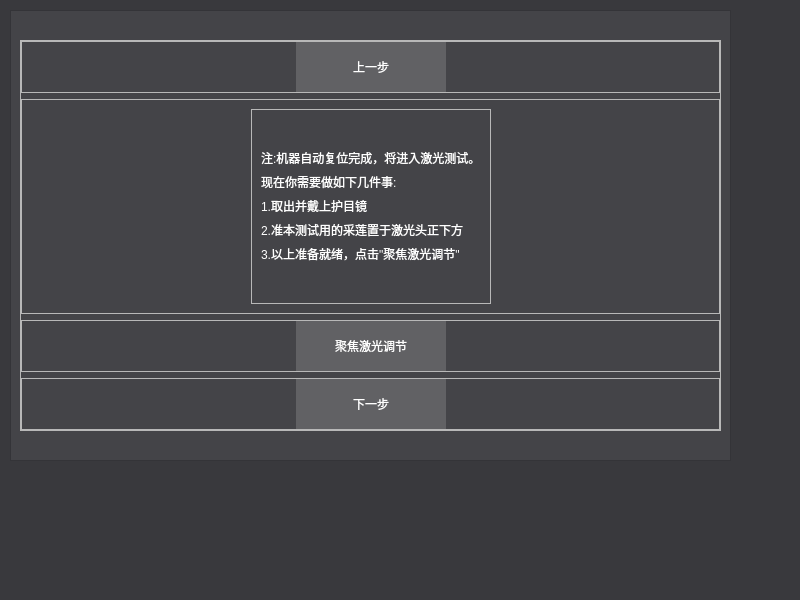
<?xml version="1.0" encoding="UTF-8"?>
<ui version="4.0">
 <class>AD_LaserForm</class>
 <widget class="QWidget" name="AD_LaserForm">
  <property name="geometry">
   <rect>
    <x>0</x>
    <y>0</y>
    <width>800</width>
    <height>600</height>
   </rect>
  </property>
  <property name="windowTitle">
   <string>Form</string>
  </property>
  <property name="styleSheet">
   <string notr="true">QWidget#AD_LaserForm{
	background-color: rgb(57, 57, 61);
}
QLabel{
	color: rgb(255, 255, 255);
	font: 9pt &quot;微软雅黑&quot;;
}</string>
  </property>
  <widget class="QFrame" name="frameLaser">
   <property name="geometry">
    <rect>
     <x>10</x>
     <y>10</y>
     <width>721</width>
     <height>451</height>
    </rect>
   </property>
   <property name="styleSheet">
    <string notr="true">QFrame#frameLaser{
	
	background-color: rgb(68, 68, 72);
}
QPushButton{
	border:none;
	color: rgb(255, 255, 255);
	font: 9pt &quot;微软雅黑&quot;;
	background-color: rgb(97, 97, 100);
}
QPushButton:hover{
	border:none;
	color: rgb(255, 255, 255);
	font: 9pt &quot;微软雅黑&quot;;
	background-color: rgb(107, 106, 101);
}
QPushButton:pressed{
	border:none;
	color: rgb(255, 255, 255);
	font: 9pt &quot;微软雅黑&quot;;
	background-color: rgb(59, 58, 63);
}
QTextBrowser{
	background-color: rgb(68, 68, 72);
	color: rgb(255, 255, 255);
	border:none;
}
</string>
   </property>
   <property name="frameShape">
    <enum>QFrame::StyledPanel</enum>
   </property>
   <property name="frameShadow">
    <enum>QFrame::Raised</enum>
   </property>
   <layout class="QVBoxLayout" name="verticalLayout_2">
    <item>
     <spacer name="verticalSpacer_3">
      <property name="orientation">
       <enum>Qt::Vertical</enum>
      </property>
      <property name="sizeHint" stdset="0">
       <size>
        <width>20</width>
        <height>40</height>
       </size>
      </property>
     </spacer>
    </item>
    <item>
     <widget class="QFrame" name="frameBtn">
      <property name="frameShape">
       <enum>QFrame::StyledPanel</enum>
      </property>
      <property name="frameShadow">
       <enum>QFrame::Raised</enum>
      </property>
      <layout class="QVBoxLayout" name="verticalLayout">
       <property name="leftMargin">
        <number>0</number>
       </property>
       <property name="topMargin">
        <number>0</number>
       </property>
       <property name="rightMargin">
        <number>0</number>
       </property>
       <property name="bottomMargin">
        <number>0</number>
       </property>
       <item>
        <widget class="QFrame" name="frame_4">
         <property name="maximumSize">
          <size>
           <width>16777215</width>
           <height>70</height>
          </size>
         </property>
         <property name="frameShape">
          <enum>QFrame::StyledPanel</enum>
         </property>
         <property name="frameShadow">
          <enum>QFrame::Raised</enum>
         </property>
         <layout class="QHBoxLayout" name="horizontalLayout_3">
          <property name="spacing">
           <number>0</number>
          </property>
          <property name="leftMargin">
           <number>0</number>
          </property>
          <property name="topMargin">
           <number>0</number>
          </property>
          <property name="rightMargin">
           <number>0</number>
          </property>
          <property name="bottomMargin">
           <number>0</number>
          </property>
          <item>
           <spacer name="horizontalSpacer_5">
            <property name="orientation">
             <enum>Qt::Horizontal</enum>
            </property>
            <property name="sizeHint" stdset="0">
             <size>
              <width>281</width>
              <height>20</height>
             </size>
            </property>
           </spacer>
          </item>
          <item>
           <widget class="QPushButton" name="btnPre">
            <property name="minimumSize">
             <size>
              <width>150</width>
              <height>50</height>
             </size>
            </property>
            <property name="maximumSize">
             <size>
              <width>150</width>
              <height>50</height>
             </size>
            </property>
            <property name="text">
             <string>上一步</string>
            </property>
           </widget>
          </item>
          <item>
           <spacer name="horizontalSpacer_6">
            <property name="orientation">
             <enum>Qt::Horizontal</enum>
            </property>
            <property name="sizeHint" stdset="0">
             <size>
              <width>280</width>
              <height>20</height>
             </size>
            </property>
           </spacer>
          </item>
         </layout>
        </widget>
       </item>
       <item>
        <widget class="QFrame" name="frame">
         <property name="frameShape">
          <enum>QFrame::StyledPanel</enum>
         </property>
         <property name="frameShadow">
          <enum>QFrame::Raised</enum>
         </property>
         <layout class="QHBoxLayout" name="horizontalLayout_4">
          <item>
           <spacer name="horizontalSpacer_7">
            <property name="orientation">
             <enum>Qt::Horizontal</enum>
            </property>
            <property name="sizeHint" stdset="0">
             <size>
              <width>211</width>
              <height>20</height>
             </size>
            </property>
           </spacer>
          </item>
          <item>
           <widget class="QFrame" name="frameText">
            <property name="frameShape">
             <enum>QFrame::StyledPanel</enum>
            </property>
            <property name="frameShadow">
             <enum>QFrame::Raised</enum>
            </property>
            <layout class="QVBoxLayout" name="verticalLayout_3">
             <item>
              <spacer name="verticalSpacer">
               <property name="orientation">
                <enum>Qt::Vertical</enum>
               </property>
               <property name="sizeHint" stdset="0">
                <size>
                 <width>20</width>
                 <height>40</height>
                </size>
               </property>
              </spacer>
             </item>
             <item>
              <widget class="QLabel" name="labelT1">
               <property name="text">
                <string>注:机器自动复位完成，将进入激光测试。</string>
               </property>
              </widget>
             </item>
             <item>
              <widget class="QLabel" name="labelT2">
               <property name="text">
                <string>现在你需要做如下几件事:</string>
               </property>
              </widget>
             </item>
             <item>
              <widget class="QLabel" name="labelT3">
               <property name="text">
                <string>1.取出并戴上护目镜</string>
               </property>
              </widget>
             </item>
             <item>
              <widget class="QLabel" name="labelT3_2">
               <property name="text">
                <string>2.准本测试用的采莲置于激光头正下方</string>
               </property>
              </widget>
             </item>
             <item>
              <widget class="QLabel" name="labelT3_3">
               <property name="text">
                <string>3.以上准备就绪，点击&quot;聚焦激光调节&quot;</string>
               </property>
              </widget>
             </item>
             <item>
              <spacer name="verticalSpacer_2">
               <property name="orientation">
                <enum>Qt::Vertical</enum>
               </property>
               <property name="sizeHint" stdset="0">
                <size>
                 <width>20</width>
                 <height>40</height>
                </size>
               </property>
              </spacer>
             </item>
            </layout>
           </widget>
          </item>
          <item>
           <spacer name="horizontalSpacer_8">
            <property name="orientation">
             <enum>Qt::Horizontal</enum>
            </property>
            <property name="sizeHint" stdset="0">
             <size>
              <width>211</width>
              <height>20</height>
             </size>
            </property>
           </spacer>
          </item>
         </layout>
        </widget>
       </item>
       <item>
        <widget class="QFrame" name="frame_2">
         <property name="maximumSize">
          <size>
           <width>16777215</width>
           <height>70</height>
          </size>
         </property>
         <property name="frameShape">
          <enum>QFrame::StyledPanel</enum>
         </property>
         <property name="frameShadow">
          <enum>QFrame::Raised</enum>
         </property>
         <layout class="QHBoxLayout" name="horizontalLayout">
          <property name="spacing">
           <number>0</number>
          </property>
          <property name="leftMargin">
           <number>0</number>
          </property>
          <property name="topMargin">
           <number>0</number>
          </property>
          <property name="rightMargin">
           <number>0</number>
          </property>
          <property name="bottomMargin">
           <number>0</number>
          </property>
          <item>
           <spacer name="horizontalSpacer_3">
            <property name="orientation">
             <enum>Qt::Horizontal</enum>
            </property>
            <property name="sizeHint" stdset="0">
             <size>
              <width>281</width>
              <height>20</height>
             </size>
            </property>
           </spacer>
          </item>
          <item>
           <widget class="QPushButton" name="btnLaser">
            <property name="minimumSize">
             <size>
              <width>150</width>
              <height>50</height>
             </size>
            </property>
            <property name="maximumSize">
             <size>
              <width>150</width>
              <height>50</height>
             </size>
            </property>
            <property name="text">
             <string>聚焦激光调节</string>
            </property>
           </widget>
          </item>
          <item>
           <spacer name="horizontalSpacer_4">
            <property name="orientation">
             <enum>Qt::Horizontal</enum>
            </property>
            <property name="sizeHint" stdset="0">
             <size>
              <width>280</width>
              <height>20</height>
             </size>
            </property>
           </spacer>
          </item>
         </layout>
        </widget>
       </item>
       <item>
        <widget class="QFrame" name="frame_3">
         <property name="maximumSize">
          <size>
           <width>16777215</width>
           <height>70</height>
          </size>
         </property>
         <property name="frameShape">
          <enum>QFrame::StyledPanel</enum>
         </property>
         <property name="frameShadow">
          <enum>QFrame::Raised</enum>
         </property>
         <layout class="QHBoxLayout" name="horizontalLayout_2">
          <property name="spacing">
           <number>0</number>
          </property>
          <property name="leftMargin">
           <number>0</number>
          </property>
          <property name="topMargin">
           <number>0</number>
          </property>
          <property name="rightMargin">
           <number>0</number>
          </property>
          <property name="bottomMargin">
           <number>0</number>
          </property>
          <item>
           <spacer name="horizontalSpacer">
            <property name="orientation">
             <enum>Qt::Horizontal</enum>
            </property>
            <property name="sizeHint" stdset="0">
             <size>
              <width>281</width>
              <height>20</height>
             </size>
            </property>
           </spacer>
          </item>
          <item>
           <widget class="QPushButton" name="btnNext">
            <property name="minimumSize">
             <size>
              <width>150</width>
              <height>50</height>
             </size>
            </property>
            <property name="maximumSize">
             <size>
              <width>150</width>
              <height>50</height>
             </size>
            </property>
            <property name="text">
             <string>下一步</string>
            </property>
           </widget>
          </item>
          <item>
           <spacer name="horizontalSpacer_2">
            <property name="orientation">
             <enum>Qt::Horizontal</enum>
            </property>
            <property name="sizeHint" stdset="0">
             <size>
              <width>280</width>
              <height>20</height>
             </size>
            </property>
           </spacer>
          </item>
         </layout>
        </widget>
       </item>
      </layout>
     </widget>
    </item>
    <item>
     <spacer name="verticalSpacer_4">
      <property name="orientation">
       <enum>Qt::Vertical</enum>
      </property>
      <property name="sizeHint" stdset="0">
       <size>
        <width>20</width>
        <height>40</height>
       </size>
      </property>
     </spacer>
    </item>
   </layout>
  </widget>
 </widget>
 <resources/>
 <connections/>
</ui>
